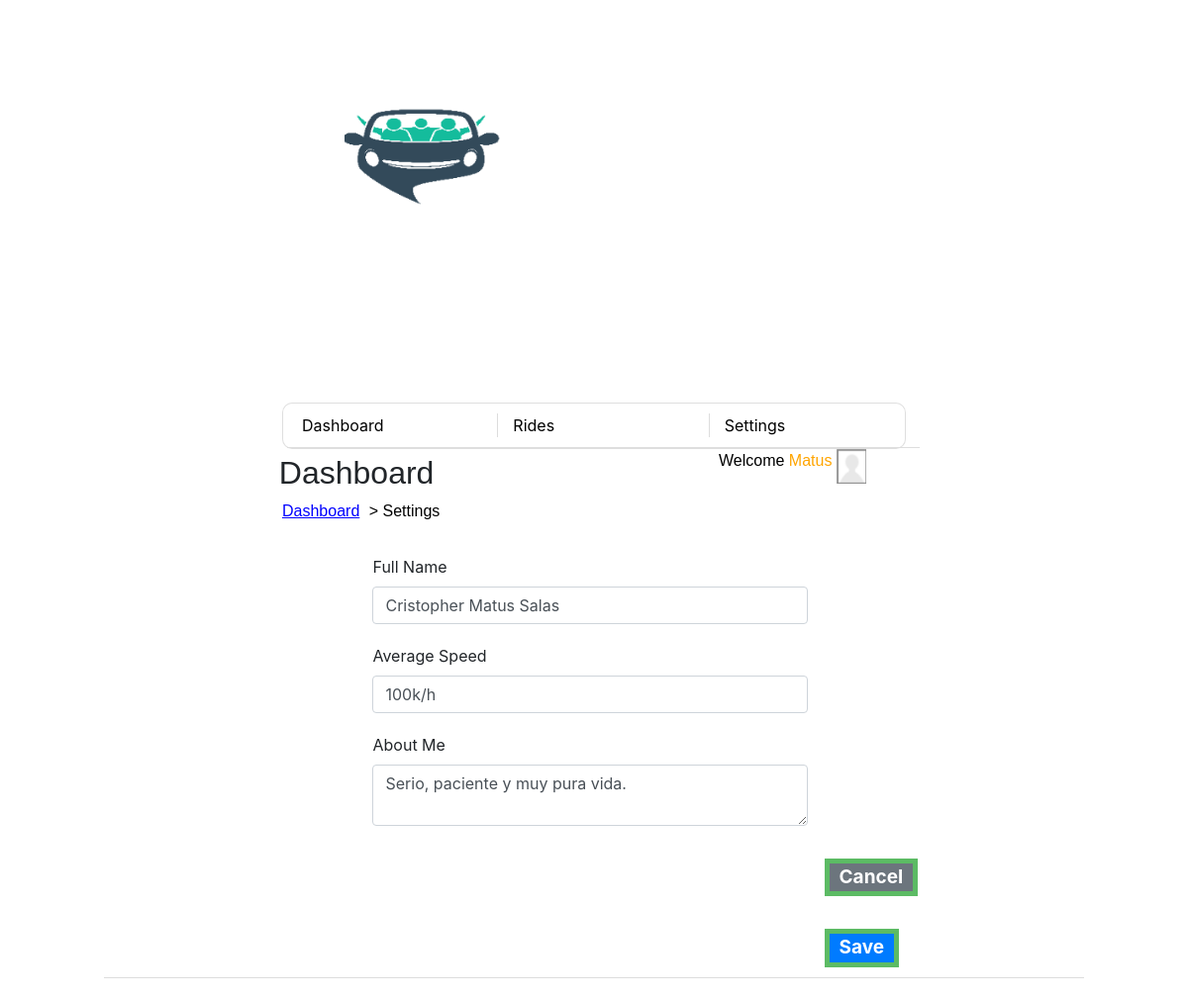
The page /Pages/settings.php (signed in) on the database its author committed.
### tables this page shows
CREATE TABLE `user_data` (
  `id` int(11) NOT NULL,
  `full_name` varchar(255) NOT NULL,
  `average_speed` varchar(50) NOT NULL,
  `about_me` varchar(255) NOT NULL,
  `user_id` int(11) NOT NULL
);

### actions/settings_actions.php (called while the page is built, shortened)
<?php
require($_SERVER['DOCUMENT_ROOT'] . '../db/conexion_db.php');
$user_id = $_SESSION['user_id'];
if ($_SERVER["REQUEST_METHOD"] == "POST") {
    if (isset($_SESSION['user_id'])) {
        $full_name = $_POST['fullname'];
        $average_speed = $_POST['speedAverage'];
        $about_me = $_POST['aboutMe'];
        $stmt_select = $conn->prepare("SELECT COUNT(*) FROM user_data WHERE user_id = ?");
        $stmt_select->bind_param("i", $user_id);
        $stmt_select->execute();
        $stmt_select->bind_result($count);
        $stmt_select->fetch();
        $stmt_select->close();
        if ($count > 0) {
            $stmt_update = $conn->prepare("UPDATE user_data SET full_name = ?, average_speed = ?, about_me = ? WHERE user_id = ?");
            $stmt_update->bind_param("sssi", $full_name, $average_speed, $about_me, $user_id);
            if ($stmt_update->execute()) {
                header("Location: ../pages/settings.php");
                exit();
            } else {
                echo "Error updating data in the database.";
            }
            $stmt_update->close();
        } else {
            $stmt_insert = $conn->prepare("INSERT INTO user_data (full_name, average_speed, about_me, user_id) VALUES (?, ?, ?, ?)");
            $stmt_insert->bind_param("sssi", $full_name, $average_speed, $about_me, $user_id);
            if ($stmt_insert->execute()) {
                header("Location: ../pages/dashboard.php");
                exit();
            } else {
                echo "Error inserting data into the database.";
            }
            $stmt_insert->close();
        }
    } else {
        header("Location: ../pages/login.php");
        exit();
    }
} else {
    $query = "SELECT full_name, average_speed, about_me FROM user_data WHERE user_id = ?";
    $stmt = $conn->prepare($query);
    $stmt->bind_param("i", $user_id);
    $stmt->execute();
    $stmt->bind_result($full_name, $average_speed, $about_me);
}

### Pages/settings.php (the view)
<?php
require($_SERVER['DOCUMENT_ROOT'] . '../shared/header.php');
require($_SERVER['DOCUMENT_ROOT'] . '../actions/settings_actions.php');
if (isset($_SESSION['username'])) {
    $username = $_SESSION['username'];
} else {
    $username = "no carga";
}
?>
<body>
    <div class="container">
        <div class="row justify-content-center mt-5">
            <div class="col-md-8">
                <img src="../Image/cars.png" class="img" alt="Fines Ilustrativos">
                <div class="card">
                    <div class="row align-items-start ml-1">
                        <div class="col">
                            <a href="dashboard.php" class="buttonmain">Dashboard</a>
                        </div>
                        <div class="col">
                            <a href="add.php" class="buttonmain">Rides</a>
                        </div>
                        <div class="col">
                            <a href="settings.php" class="buttonmain">Settings</a>
                        </div>
                    </div>
                </div>
                <div class="welcome-user">
                    <span>Welcome</span>
                    <a class="username"><?php echo $username; ?></a>
                    <img src="../Image/user.png" alt="User Icon" class="user-icon">
                    <h2 class="title">Dashboard</h2>
                </div>
                <div class="dashboard-link">
                    <a href="dashboard.php">Dashboard</a>
                    <span href="settings.php" class="arrow">> Settings</span>
                </div>
                <div class="info">
                    <form method="post" action="../actions/settings_actions.php">
                        <label for="fullname" class="form-label">Full Name</label>
                        <input type="text" name="fullname" class="form-control" id="fullname" placeholder="Full Name" value="<?php echo htmlspecialchars($full_name); ?>">
                        <label for="speedAverage" class="form-label">Average Speed</label>
                        <input type="text" name="speedAverage" class="form-control" id="speedAverage" placeholder="km/h" value="<?php echo htmlspecialchars($average_speed); ?>">
                        <label for="aboutMe" class="form-label">About Me</label>
                        <textarea name="aboutMe" id="aboutMe" class="form-control" placeholder="Something about me goes here"><?php echo htmlspecialchars($about_me); ?></textarea>
                        <div class="buttons">
                            <a href="dashboard.php" class="btn btn-secondary">Cancel</a>
                            <button type="settin" class="btn btn-primary">Save</button>
                        </div>
                    </form>
                </div>
            </div>
        </div>
    </div>
</body>
</html>

### styles.css/style_dashboard.css (style rules this page uses)
.img { margin-top: 1%; margin-left: 20%; width: 25%; }
.title { margin-left: 0%; margin-top: 2%; }
.container { margin-top: 2%; }
.buttonmain { color: black; }
.row { display: flex; justify-content: space-between; padding: 2% 2; border-bottom: 2px solid #ddd; }
.col { width: 25%; text-align: left; border-right: 5px solid #dbdada; }
.card { border-radius: 10px; }
.col:last-child { border-right: none; }
.dashboard-link { font-family: Arial, sans-serif; font-size: 12px; }
.dashboard-link a { color: blue; text-decoration: underline; }
.dashboard-link .arrow { color: blue; margin-left: 5px; }
.welcome-user .user-icon { position: absolute; width: 50px; height: auto; margin-left: 15px; width: 40px; }
.welcome-user { font-family: Arial, sans-serif; font-size: 15px; margin-left: 70%; }
.welcome-user .title { margin-left: -235%; margin-top: -10%; }
.welcome-user span { color: black; }
.username { color: orange; }
.dashboard-link .arrow { color: rgb(0, 0, 0); margin-left: 5px; }

### styles.css/style_settings.css (style rules this page uses)
.img { margin-top: 1%; margin-left: 10%; width: 25%; }
.title { margin-left: 0%; margin-top: 2%; }
.container { margin-top: 2%; }
.buttonmain { color: black; }
.dashboard-link { font-family: Arial, sans-serif; font-size: 16px; }
.dashboard-link a { color: blue; text-decoration: underline; }
.dashboard-link .arrow { color: blue; margin-left: 5px; }
.welcome-user .user-icon { margin-left: 5px; width: 30px; }
.welcome-user { font-family: Arial, sans-serif; font-size: 16px; margin-left: 70%; }
.welcome-user .title { margin-left: -235%; margin-top: -10%; }
.welcome-user span { color: black; }
.username { color: orange; }
.dashboard-link .arrow { width: 50px; color: rgb(0, 0, 0); margin-left: 5px; }
.info { margin-top: 5%; margin-left: 11%; }
.info .form-label:nth-child(3) { margin-top: 20px; }
.info .form-label:nth-child(5) { margin-top: 20px; }

### styles.css/styles_login.css (style rules this page uses)
.img { margin-top: 5%; margin-left: 15%; width: 60%; }
form { margin-left: 2%; }
label { margin-left: 2%; }
.form-control { width: 80%; margin-left: 2%; }
.btn { margin-top: 2%; margin-left: 30%; }

### styles.css/styles_index.css (style rules this page uses)
.btn { margin-left: 85%; margin-top: 6%; padding: 0px 10px; border: 5px solid #5cbb64; font-size: 19px; font-weight: 650; border-radius: 0%; }
.img { margin-top: 5%; margin-left: 35%; width: 25%; }
.title { margin-left: 3%; margin-top: 2%; }
.container { margin-top: 2%; }
.row { display: flex; justify-content: space-between; padding: 10px 0; border-bottom: 1px solid #ddd; }
.col { width: 25%; text-align: left; border-right: 1px solid #ddd; }
.col:last-child { border-right: none; }

### styles.css/styles_register.css (style rules this page uses)
body { margin: 0; padding: 0; height: 100%; display: flex; justify-content: center; align-items: center; background-image: url('background-image.jpg'); background-size: cover; background-position: center; }
.container { max-width: 1000px; padding: 20px; }
.card { background-color: rgba(255, 255, 255, 0.8); }
.img { max-width: 100%; height: auto; margin-bottom: 200px; }

### styles.css/styles_rides.css (style rules this page uses)
.img { margin-top: 1%; margin-left: 10%; width: 25%; }
.title { margin-left: 0%; margin-top: 2%; }
.container { margin-top: 2%; }
.buttonmain { color: black; }
.dashboard-link { font-family: Arial, sans-serif; font-size: 16px; }
.dashboard-link a { color: blue; text-decoration: underline; }
.dashboard-link .arrow { color: blue; margin-left: 5px; }
.welcome-user .user-icon { margin-left: 5px; width: 30px; }
.welcome-user { font-family: Arial, sans-serif; font-size: 16px; margin-left: 70%; }
.welcome-user .title { margin-left: -235%; margin-top: -10%; }
.welcome-user span { color: black; }
.username { color: orange; }
.dashboard-link .arrow { width: 50px; color: rgb(0, 0, 0); margin-left: 5px; }
.info { margin-top: 5%; margin-left: 11%; }
.info .form-label:nth-child(3) { margin-top: 20px; }
.info .form-label:nth-child(5) { margin-top: 20px; }

### rows shown on the page
user_data: fullname "Cristopher Matus Salas", speedAverage "100k/h", aboutMe "Serio, paciente y muy pura vida."

### other values the page prints
$username "Matus"
